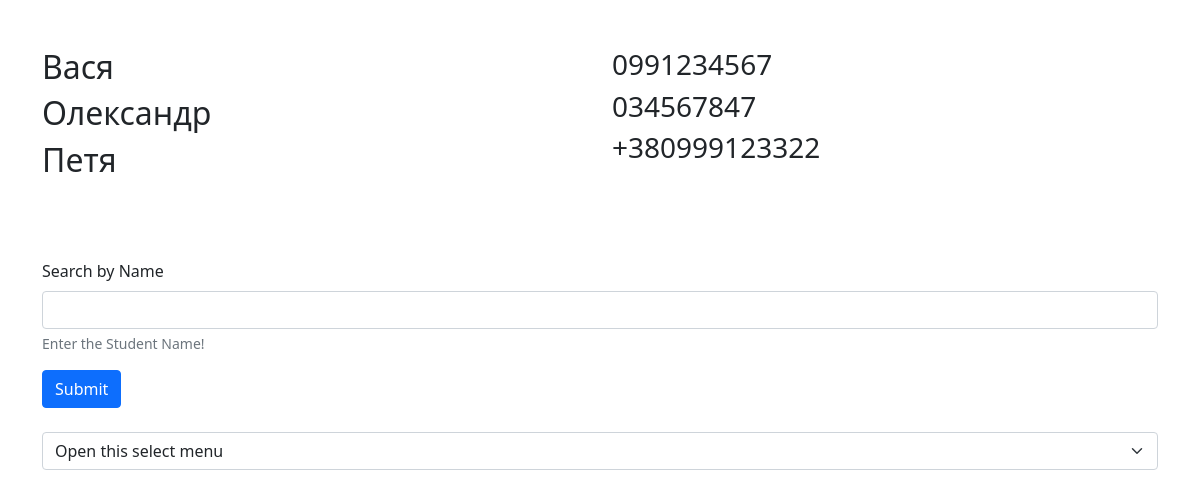
Before: / with the older database file.
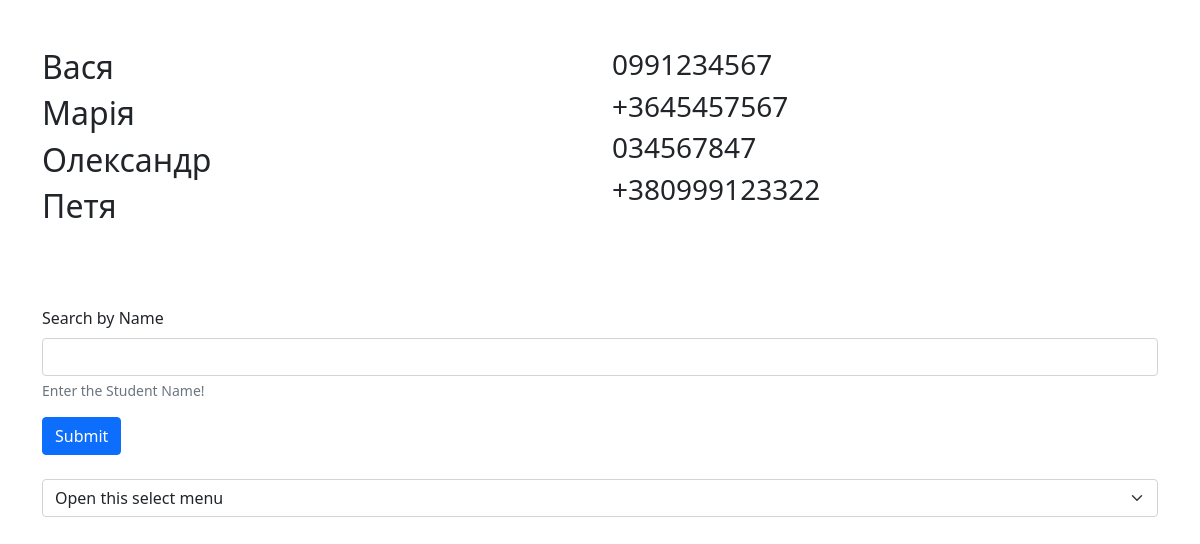
After: the same page with the newer database file.
### student/models.py (models this page shows, shortened)
class Eleventh(models.Model):
    name = models.CharField(max_length=20, verbose_name='Имя')
    phone = models.CharField(max_length=17, verbose_name='Телефон')
    class Meta:
        verbose_name = 'Студент'
        verbose_name_plural = 'Студенты'
        ordering = ['name']

### student/views.py (the view)
# urls.py: path('', HomePageView.as_view(), name='home'),
class HomePageView(ListView):
    model = Eleventh
    template_name = "student/home.html"
    context_object_name = 'students'
    def get_context_data(self, **kwargs):
        context = super().get_context_data(**kwargs)
        context['title'] = "Home"
        return context
    def get_queryset(self):
        return Eleventh.objects.all()

### student/templates/student/home.html (shortened to what this page needs)
{% extends 'index.html' %}
{% block content %}
<div class="container">
    <br>
    <br>
    <div class="row">
        <div class="col">
            {% for student in students %}
            <h2> {{ student.name }}</h2>
            {% endfor %}
        </div>
        <div class="col">
            {% for student in students %}
            <h3>{{ student.phone }}</h3>
            {% endfor %}
        </div>
    </div>
    <br>
    <br>
    <br>
    <div class="row">
        <form action="{% url 'search' %}" method="get">
            <div class="mb-3">
                <label for="exampleInputEmail1" class="form-label">Search by Name</label>
                <input type="input" class="form-control" id="InputName" name="s" aria-describedby="student">
                <div id="inputHelp" class="form-text">Enter the Student Name!</div>
            </div>
            <button type="submit" class="btn btn-primary">Submit</button>
        </form>
    </div>
    <br>
    <select class="form-select" aria-label="Default select example">
        <option selected>Open this select menu</option>
    </select>
    <br>
</div>
{% endblock %}

### templates/index.html (shortened to what this page needs)
<!DOCTYPE html>
<html lang="en">
<head>
    <link href="https://cdn.jsdelivr.net/npm/bootstrap@5.1.3/dist/css/bootstrap.min.css" rel="stylesheet"
>
</head>
<body>
    {% block content %}CONTENT{% endblock %}
</body>
</html>

Changed rows visible on the page:
added Eleventh: name "Марія", phone "+3645457567"
